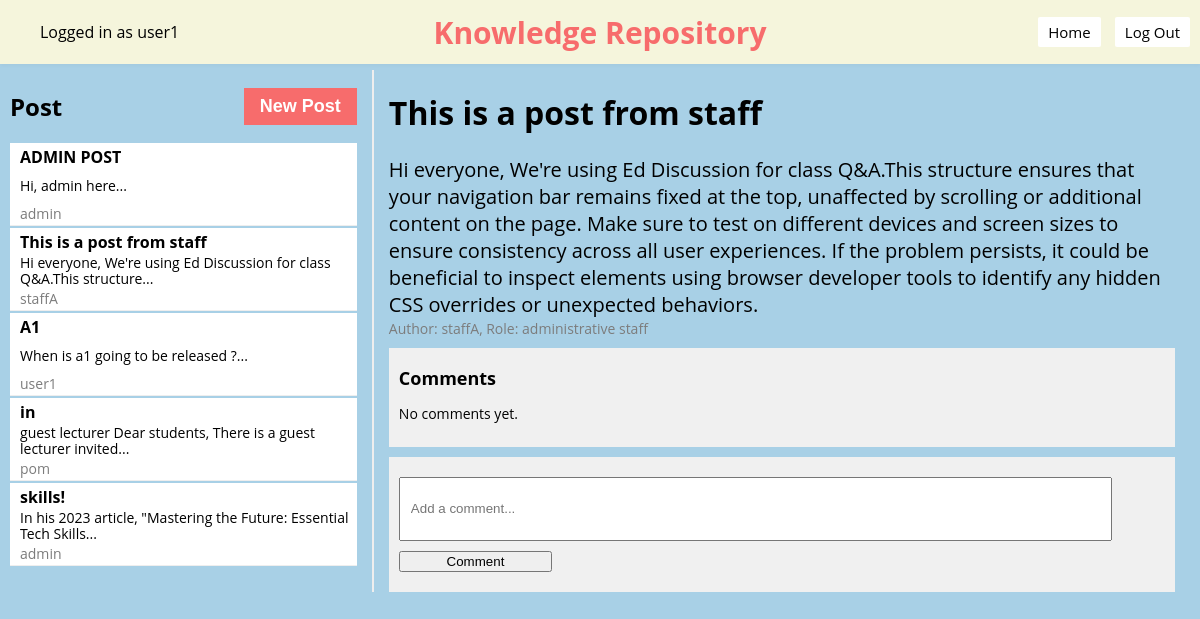
The page /knowledge-repository/2 (signed in) on the database its author committed.
### models.py (models this page shows)
class Base(DeclarativeBase):
    pass

class Article(Base):
    __tablename__ = "article"
    id: Mapped[int] = mapped_column(Integer, primary_key=True)
    title: Mapped[str] = mapped_column(String(100), nullable=False)
    content: Mapped[str] = mapped_column(Text, nullable=False)
    author_id: Mapped[int] = mapped_column(Integer, ForeignKey('user.username'), nullable=False)
    comments = relationship('Comment', backref='article', lazy='dynamic')
    user = relationship("User", foreign_keys=[author_id])

### app.py (the view)
@app.route("/knowledge-repository", defaults={'article_id': None})
@app.route("/knowledge-repository/<int:article_id>")
def knowledge_repository(article_id):
    username = session.get("username")
    if username is None:
        return redirect(url_for('login'))  # Redirect to login page
    articles = db.get_all_articles()
    selected_article = db.get_article(article_id) if article_id else None
    user = db.get_user(username)
    user_role = user.role.name if hasattr(user.role, 'name') else str(user.role)
    if selected_article:
        comments = db.get_comments(selected_article.id)
    else:
        comments = []
    if selected_article != None:
        author_role = db.get_user_role(selected_article.author_id)
    else:
        author_role = "student"
    return render_template('knowledge_repository.jinja', username=username, articles=articles, selected_article=selected_article, author_role=author_role, user_role=user_role, comments=comments)

### app.py (called while the page is built)
def csp_policy_string(policy_dict):
    return "; ".join([f"{key} {' '.join(val) if isinstance(val, list) else val}" for key, val in policy_dict.items()])

@app.after_request
def apply_csp(response):
    policy = {
    "default-src": "'self'",
    "script-src": [
        "'self'",
        "https://cdnjs.cloudflare.com",  # Allow scripts from CDN for Crypto-JS
        "https://cdn.jsdelivr.net",
        "'unsafe-inline'"
    ],
    "style-src": "'self' 'unsafe-inline'",  # Allows inline styles;
    "img-src": "'self'",
    "connect-src": "'self'",  # Restricts the URLs which can be loaded using script interfaces
    "font-src": "'self'",  # Fonts loading
    "object-src": "'none'",  # Prevents object, embed, and applet elements from rendering
    "frame-ancestors": "'none'"  # Protects against clickjacking
}
    response.headers['Content-Security-Policy'] = csp_policy_string(policy)
    return response

### db.py (called while the page is built)
def get_user(username: str):
    with Session(engine) as session:
        return session.get(User, username)

def get_all_articles():
    with Session(engine) as session:
        articles = session.query(Article).all()
        return articles

def get_article(article_id):
    with Session(engine) as session:
        return session.query(Article).filter(Article.id == article_id).first()

def get_comments(article_id):
    with Session(engine) as session:
        return session.query(Comment).filter(Comment.article_id == article_id).all()

def get_user_role(username):
    with Session(engine) as session:
        user = session.query(User).filter(User.username == username).first()
        if user:
            return user.role.value
        else:
            return None  # Return None if the user is not found

### templates/knowledge_repository.jinja (shortened to what this page needs)
{% extends 'base.jinja' %}
{% block content %}
<nav style="padding: 2px 0; overflow: auto;">
    <div style="float: left;">
        <ul>
            <li class="username" style="display: inline-block;">Logged in as {{ username }}</li>
        </ul>
    </div>
        <div style="text-align: center; position: absolute; left: 50%; transform: translateX(-50%);">
        <h1 style="margin: 0; font-size: 30px; color: #F76C6c; ">Knowledge Repository</h1>
    </div>
    <div style="float: right;">
        <ul>
            <li style="display: inline-block;"><button onclick="location.href='{{ url_for('home') }}'">Home</button></li>
            <button onclick="confirmLogout()">Log Out</button>
        </ul>
    </div>
</nav>
<div class="container">
    <div class="sidebar">
        <div class="sidebar-header">
            <h2>Post</h2>
            <button class="new-article" id="newArticleBtn">New Post</button>
        </div>
        {% for article in articles %}
            <div class="article-preview" onclick="location.href='{{ url_for('knowledge_repository', article_id=article.id) }}'">
                <h3 id="sidebar-title-{{ article.id }}">{{ article.title }}</h3>
                <p id="sidebar-content-{{ article.id }}" style="font-size: 14px; color: black; margin: 1px 0;">{{ article.content.split()[:10]|join(' ') }}...</p>
                <p style="font-size: 14px; color: rgb(124, 124, 124);margin: 1px 0;">{{ article.author_id }}</p>
            </div>
        {% endfor %}
        </div>
        <div class="main-content">
            {% if selected_article %}
            <h1 id="article-title-{{ selected_article.id }}">{{ selected_article.title }}</h1>
            <p id="article-content-{{ selected_article.id }}" style="font-size: 20px; color: black; ; margin: 1px 0;">{{ selected_article.content }}</p>
            <p style="font-size: 14px; color: rgb(124, 124, 124); ; margin: 1px 0;">Author: {{ selected_article.author_id }}, Role: {{ author_role }}</p>
            <div class="comments">
            <h3>Comments</h3>
            {% for comment in comments %}
                <div class="comment">
                    <p>
                    <span class="comment-role">({{ comment.author_role.value }})</span>
                    <span class="comment-author">{{ comment.author_id }}:</span>
                    <span class="comment-content">{{ comment.content }}</span>
                    </p>
                    {% if user_role == 'ADMIN' or user_role == 'ACADEMIC' or user_role == 'ADMINISTRATIVE'%}
                        <button onclick="deleteComment({{ comment.id }})" class="button delete-button">Delete</button>
                    {% endif %}
                </div>
                {% else %}
                <p>No comments yet.</p>
                {% endfor %}
            </div>
            <div class="comments">
                <form id="comment-form" data-article-id="{{ selected_article.id }}">
                    <input type="text" name="content" placeholder="Add a comment..." required>
                    <button type="submit">Comment</button>
                </form>
            </div>
            {% endif %}
        </div>
    </div>
{% endblock %}

### templates/knowledge_repository.jinja (style rules this page uses)
html, body { margin: 0; padding: 0; width: 100%; height: 100%; display: flex; flex-direction: column; font-family: 'Open Sans', sans-serif; background-color: #A8D0E6; }
nav { position: absolute; width: 100%; height: 60px; background-color: beige; display: flex; justify-content: space-between; align-items: center; padding: 0 20px; box-shadow: 0 2px 4px rgba(0, 0, 0, 0.03); overflow: hidden; }
h2 { font-family: 'Open Sans', sans-serif; }
h3 { font-family: 'Open Sans', sans-serif; color: black; font-size: 18px; margin: 8px 0; }
p { font-family: 'Open Sans', sans-serif; color: black; font-size: 14px; }
.container { margin-top: 60px; display: flex; justify-content: space-between; padding: 10px; }
.sidebar { overflow: auto; width: 30%; border-right: 2px solid #eee; padding-right: 15px; }
.sidebar-header { display: flex; align-items: center; justify-content: space-between; }
.article-preview { cursor: pointer; padding: 1px; border-bottom: 1px solid #eee; height: 80px; display: flex; flex-direction: column; justify-content: space-between; overflow: hidden; background: #fff; margin-bottom: 2px; padding-left: 5px; }
.article-preview h3 { margin-top: 2px; font-size: 16px; overflow: hidden; text-overflow: ellipsis; margin-bottom: 0px; white-space: nowrap; padding-left: 5px; }
.article-preview p { margin-top: 0px; line-height: 1.2; font-size: 14px; cursor: pointer; border-bottom: 0px solid #eee; overflow: hidden; text-overflow: ellipsis; padding-left: 5px; padding-right: 5px; }
.main-content { width: 68%; padding-left: 15px; padding-right: 15px; }
.comments { margin-top: 10px; background-color: #f0f0f0; padding: 10px; overflow-y: auto; // Enable vertical scrolling }
nav button { font-family: 'Open Sans', sans-serif; padding: 5px 10px; background-color: white; color: black; border: none; border-radius: 2px; cursor: pointer; text-align: center; text-decoration: none; display: inline-block; margin-right: 10px; font-size: 15px; transition: background-color 0.3s, color 0.3s; }
.new-article { padding: 8px 16px; background-color: #F76C6c; color: white; border: none; cursor: pointer; font-size: 18px; font-weight: bold; transition: background-color 0.2s; }
form { width: 100%; display: flex; flex-direction: column; align-items: left; }
form input[type="text"] { margin-top: 10px; width: 90%; padding: 10px; height: 40px; }
form button { margin-top: 10px; margin-bottom: 10px; width: 20%; }

### rows shown on the page
Article: title "ADMIN POST", content.split "Hi, admin here", author_id "admin"
Article: title "This is a post from staff", content.split "Hi everyone, We're using Ed Discussion for class Q&A.This structure", author_id "staffA", content "Hi everyone, We're using Ed Discussion for class Q&A.This structure ensures that your navigation bar remains fixed at the top, unaffected by scrolling or additional content on the page. Make sure to test on different devices and screen sizes to ensure consistency across all user experiences. If the problem persists, it could be beneficial to inspect elements using browser developer tools to identify any hidden CSS overrides or unexpected behaviors."
Article: title "A1", content.split "When is a1 going to be released ?", author_id "user1"
Article: title "in", content.split "guest lecturer Dear students, There is a guest lecturer invited", author_id "pom"
Article: title "skills!", content.split "In his 2023 article, \"Mastering the Future: Essential Tech Skills", author_id "admin"

### other values the page prints
{{ username }} "user1"
{{ author_role }} "administrative staff"
